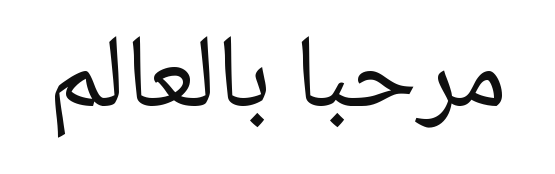
#> input picture assets/examples/arabic_marhaba.png, 555 x 174 px; its folder holds only this picture in this run
$ python -i render.py   (imports and definitions only)
#> lines starting #> are read from the running program, lines starting #| are printed output that depends on the picture
#> further down, picture is the input picture: shape (174, 555, 3); min 15, max 255, mean 237.4
"""Render short text labels and apply OCR-specific hard augmentations."""

from __future__ import annotations

import io
import logging
import random
from collections.abc import Sequence
from pathlib import Path

import cv2
import numpy as np
from PIL import Image, ImageDraw, ImageEnhance, ImageFilter, ImageFont

LOGGER = logging.getLogger(__name__)
DEFAULT_CANVAS_SIZE = 128
FONT_CANDIDATES: tuple[str, ...] = (
    "/usr/share/fonts/truetype/dejavu/DejaVuSans.ttf",
    "/usr/share/fonts/liberation-sans-fonts/LiberationSans-Regular.ttf",
    "/usr/share/fonts/truetype/liberation/LiberationSans-Regular.ttf",
)


# [131 lines left out: functions resolve_default_font, render_text, _fit_lines, _float_box, _wrap_lines, _draw_lines and 1 more, not called in this run]


def augment_image(
    image: Image.Image,
    *,
    hard: bool = True,
    rng: random.Random | None = None,
) -> Image.Image:
    """Apply a random OCR degradation; ``hard=True`` uses stronger warps."""
    generator = rng or random.Random()
    result = image.copy()
    if generator.random() < (0.85 if hard else 0.35):
        result = _random_perspective(result, generator, strength=0.08 if hard else 0.03)
    if generator.random() < (0.6 if hard else 0.2):
        result = result.rotate(
            generator.uniform(-8.0, 8.0) if hard else generator.uniform(-2.0, 2.0),
            resample=Image.Resampling.BICUBIC,
            fillcolor="white",
        )
    if generator.random() < (0.5 if hard else 0.2):
        result = result.filter(
            ImageFilter.GaussianBlur(generator.uniform(0.4, 1.8 if hard else 0.8))
        )
    if generator.random() < (0.45 if hard else 0.15):
        result = _add_noise(result, generator, strength=18 if hard else 7)
    if generator.random() < (0.35 if hard else 0.1):
        result = _jpeg_roundtrip(result, generator, quality=35 if hard else 70)
    if generator.random() < (0.3 if hard else 0.1):
        result = ImageEnhance.Contrast(result).enhance(generator.uniform(0.45, 0.85))
    if generator.random() < (0.25 if hard else 0.05):
        result = _occlude(result, generator)
    if generator.random() < (0.15 if hard else 0.03):
        result = _downscale_upscale(result, generator, scale=0.45 if hard else 0.7)
    if generator.random() < 0.08:
        result = ImageEnhance.Brightness(result).enhance(generator.uniform(0.75, 1.15))
    return result


# [29 lines left out: function render_variants, not called in this run]


def _random_perspective(
    image: Image.Image,
    rng: random.Random,
    *,
    strength: float,
) -> Image.Image:
#> called with strength = 0.08
    array = np.array(image)
    height, width = array.shape[:2]
#> height = 174; width = 555
    offset = int(min(height, width) * strength)
#> offset = 13
    source = np.asarray(
        [[0, 0], [width - 1, 0], [width - 1, height - 1], [0, height - 1]],
        dtype=np.float32,
    )
#> source = [[0, 0], [554, 0], [554, 173], [0, 173]]
    target = np.asarray(
        [
            [rng.randint(0, offset), rng.randint(0, offset)],
            [width - 1 - rng.randint(0, offset), rng.randint(0, offset)],
            [width - 1 - rng.randint(0, offset), height - 1 - rng.randint(0, offset)],
            [rng.randint(0, offset), height - 1 - rng.randint(0, offset)],
        ],
        dtype=np.float32,
    )
    matrix = cv2.getPerspectiveTransform(source, target)
    warped = cv2.warpPerspective(
        array,
        matrix,
        (width, height),
        flags=cv2.INTER_CUBIC,
        borderMode=cv2.BORDER_CONSTANT,
        borderValue=(255, 255, 255),
    )
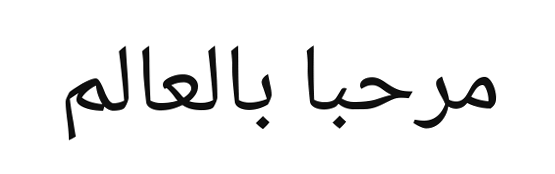
#> warped: shape (174, 555, 3); min 0, max 255, mean 239.3
#> in augment_image, `result = result.rotate( generator.uniform(-8.0, 8.0) if hard else gene..`:
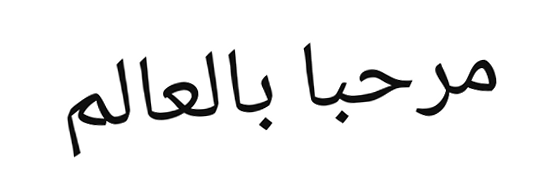
#> result: PIL image 555x174 RGB; min 0, max 255, mean 239.1
    return Image.fromarray(warped)


def _add_noise(
    image: Image.Image,
    rng: random.Random,
    *,
    strength: int,
) -> Image.Image:
#> called with strength = 18
    array = np.array(image).astype(np.int16)
    noise = np.random.default_rng(rng.randrange(2**32)).normal(
        0, strength, array.shape[:2]
    )
    array = np.clip(array + noise[..., None], 0, 255).astype(np.uint8)
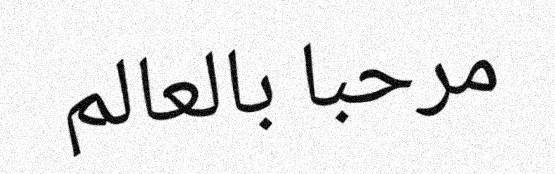
#> array: shape (174, 555, 3); min 0, max 255, mean 232.5
    return Image.fromarray(array)


def _jpeg_roundtrip(
    image: Image.Image,
    rng: random.Random,
    *,
    quality: int,
) -> Image.Image:
#> called with quality = 35
    del rng
    buffer = io.BytesIO()
    image.save(buffer, format="JPEG", quality=quality)
    buffer.seek(0)
    return Image.open(buffer).convert("RGB")


# [25 lines left out: functions _occlude, _downscale_upscale, not called in this run]

>>> import cv2
>>> picture = cv2.imread('../../../assets/examples/arabic_marhaba.png')
>>> result = augment_image(picture)

$ run again, on assets/examples/latin_embedding_ocr.png
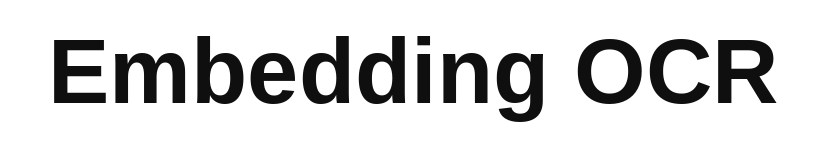
#> input picture assets/examples/latin_embedding_ocr.png, 827 x 158 px
#> picture is the input picture: shape (158, 827, 3); min 15, max 255, mean 217.3
#> in _random_perspective, `warped = cv2.warpPerspective( array, matrix, (width, height), flags=cv..`:
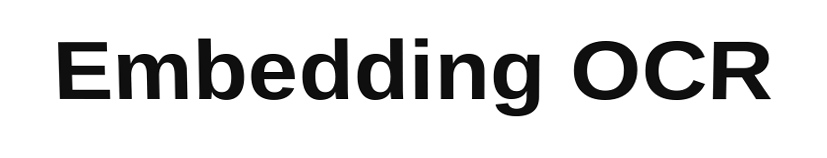
#> warped: shape (158, 827, 3); min 0, max 255, mean 221.1
#> in _add_noise, `array = np.clip(array + noise[..., None], 0, 255).astype(np.uint8)`:
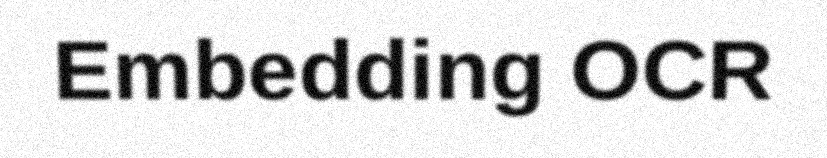
#> array: shape (158, 827, 3); min 0, max 255, mean 215.4
